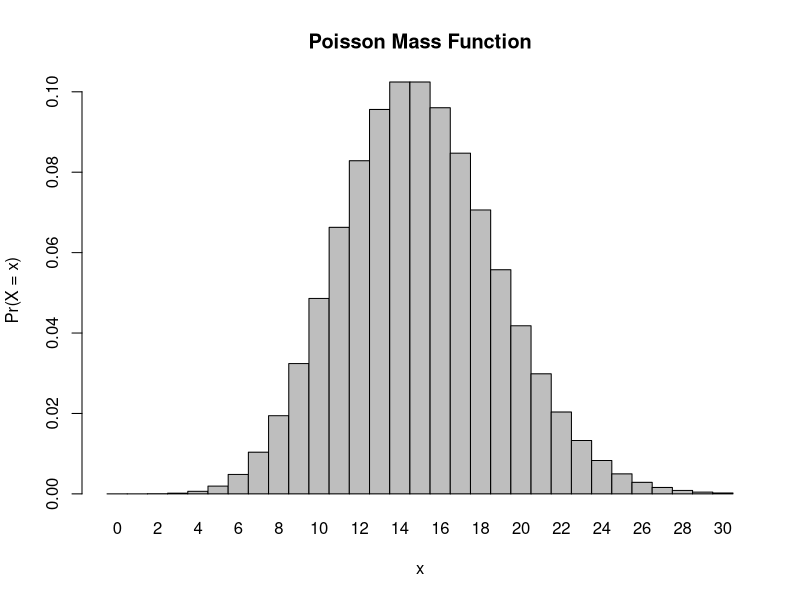
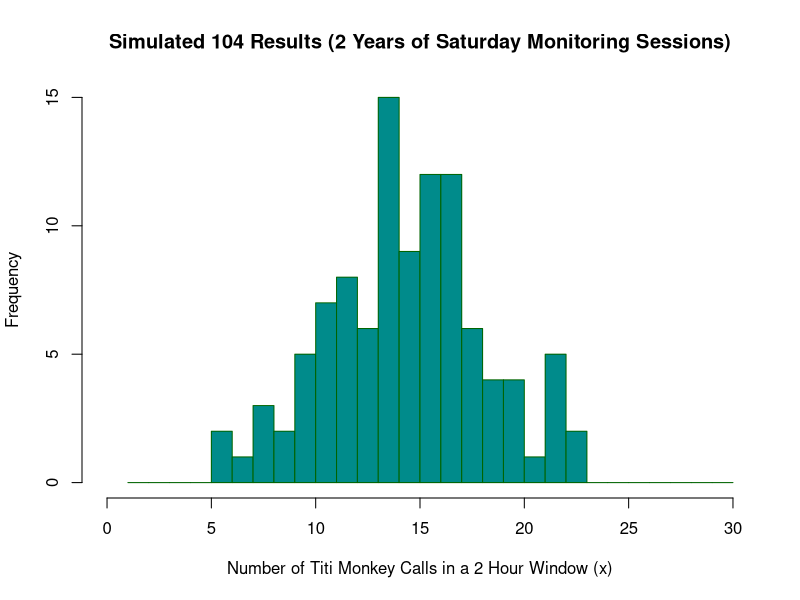

Reproduce these figures in R, in order.
## ---- chunk 1
x <- 15 #Define the mean number of calls

probability_less_than_8 <- ppois(8, x) #Calculate the probability of hearing 8 or fewer calls

probability_more_than_8 <- 1 - probability_less_than_8 #Calculate the probability of hearing more than 8 calls

cat("Probability of hearing more than 8 calls", probability_more_than_8) #Result
## ---- chunk 2

x <- 15 #Define the mean number of calls

probability_no_calls <- ppois(0, x) #Calculate the probability of hearing no calls

cat("Probability of hearing no calls in a session", probability_no_calls) #Result
## ---- chunk 3
x <- 15 #Define the mean number of calls

probability_3_calls <- dpois(3, x) #Calculate the probability of hearing exactly 3 calls

cat("Probability of hearing exactly 3 calls in a session", probability_3_calls) #Result
## ---- chunk 4
x <- 0:30 #Assign values in the range of 0 ≤ x ≤ 30 to the variable x
l = 15 #Define lambda
probset <- dpois(x = x, lambda = l) #Create variable to calculate using dpois
barplot(probset, names.arg = x, space = 0, xlab = "x", ylab = "Pr(X = x)", main = "Poisson Mass Function") #Resulting plot
## ---- chunk 5
simulated_results <- rpois(n = 104, lambda = 15)
## ---- chunk 6
hist(simulated_results, xlim = c(0, 30), breaks = seq (1:30),
     main = "Simulated 104 Results (2 Years of Saturday Monitoring Sessions)",
     xlab = "Number of Titi Monkey Calls in a 2 Hour Window (x)",
     ylab = "Frequency",
     col = "darkcyan",
     border = "darkgreen")
